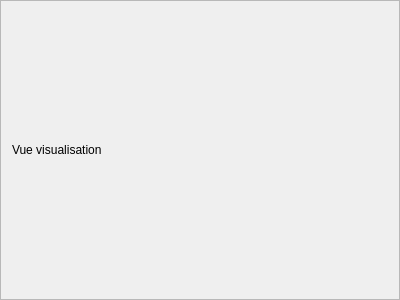
<?xml version="1.0" encoding="UTF-8"?>
<ui version="4.0">
 <class>visualizationView</class>
 <widget class="QFrame" name="visualizationView">
  <property name="geometry">
   <rect>
    <x>0</x>
    <y>0</y>
    <width>400</width>
    <height>300</height>
   </rect>
  </property>
  <property name="windowTitle">
   <string>Frame</string>
  </property>
  <property name="frameShape">
   <enum>QFrame::StyledPanel</enum>
  </property>
  <property name="frameShadow">
   <enum>QFrame::Raised</enum>
  </property>
  <layout class="QHBoxLayout" name="horizontalLayout_2">
   <item>
    <widget class="QLabel" name="label">
     <property name="text">
      <string>Vue visualisation</string>
     </property>
    </widget>
   </item>
  </layout>
 </widget>
 <resources/>
 <connections/>
</ui>
